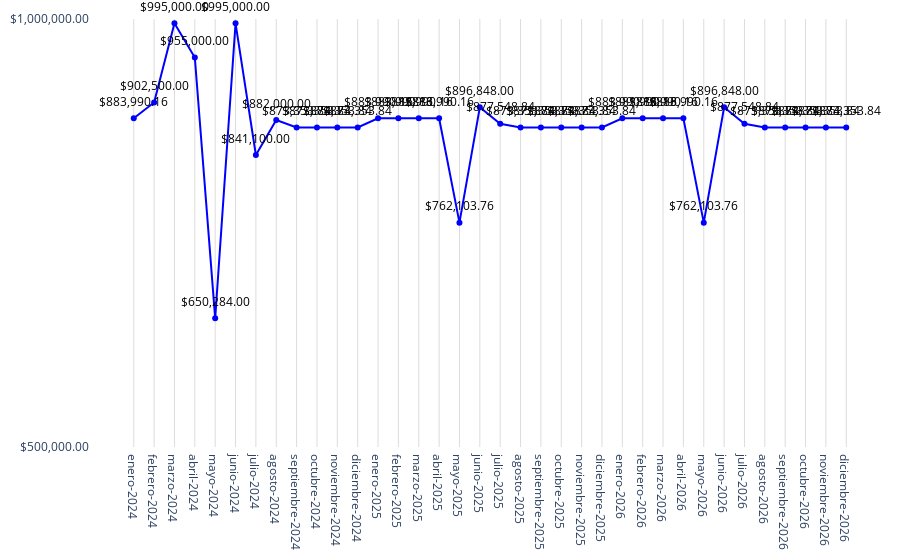

The notebook cell this image was saved under:
### Code cell
# Datos
año = total_todos_pachuca['label']
promedio = total_todos_pachuca['montos']

fig = go.Figure()
fig.add_trace(go.Scatter(
    x=año,
    y=promedio,
    mode='markers+lines',
    marker=dict(color='blue'),
))
# Agregar anotaciones para mostrar los valores encima de los puntos
for a, p in zip(año, promedio):
    fig.add_annotation(
        x=a,
        y=p,
        text=f"${p:,.2f}",  # Formatear el valor del promedio como moneda
        showarrow=False,
        font=dict(color='black', size=12),
        xshift=0,
        yshift=17,
        textangle=0
    )
# Actualizar diseño
fig.update_layout(
    #title='Precio Media Anual',
    yaxis=dict(
        range=[500000, 1000000],  # Establecer el rango del eje y un poco antes del millón
        tickvals=[500000, 1000000,],  # Añadir la mitad entre 2000000 y 3000000
        ticktext=['$500,000.00','$1,000,000.00',],  # Añadir el texto para la marca de la mitad
        gridcolor='#dddcda',   # Color de las líneas de la cuadrícula
        gridwidth=1  # Ancho de las líneas de la cuadrícula
    ),margin=dict(l=10, r=10, t=10, b=10),  # Ajusta los márgenes (left, right, top, bottom)        
    xaxis=dict(
        gridcolor='#dddcda', 
        tickmode='array',
        tickvals=año,
        ticktext=año
    ),
    plot_bgcolor='rgba(0,0,0,0)'
)
# Exportar gráfica como archivo HTML
def guardar_grafico_como_html(fig, nombre_archivo, carpeta='assets/graficas'):
    # Crear la carpeta si no existe
    if not os.path.exists(carpeta):
        os.makedirs(carpeta)
    # Exportar la gráfica a un archivo HTML
    fig_html = fig.to_html()
    with open(os.path.join(carpeta, nombre_archivo + '.html'), 'w') as archivo:
        archivo.write(fig_html)
guardar_grafico_como_html(fig, 'g_scatt_precio_medianual', carpeta='assets/graficas')
fig.show()

### Figure 1 — Plotly figure (JSON) as saved in the notebook; plotly's stock layout.template omitted (floating-point values rounded to 4 significant figures)
{"data": [{"marker": {"color": "blue"}, "mode": "markers+lines", "type": "scatter", "x": ["enero-2024", "febrero-2024", "marzo-2024", "abril-2024", "mayo-2024", "junio-2024", "julio-2024", "agosto-2024", "septiembre-2024", "octubre-2024", "noviembre-2024", "diciembre-2024", "enero-2025", "febrero-2025", "marzo-2025", "abril-2025", "mayo-2025", "junio-2025", "julio-2025", "agosto-2025", "septiembre-2025", "octubre-2025", "noviembre-2025", "diciembre-2025", "enero-2026", "febrero-2026", "marzo-2026", "abril-2026", "mayo-2026", "junio-2026", "julio-2026", "agosto-2026", "septiembre-2026", "octubre-2026", "noviembre-2026", "diciembre-2026"], "y": [884000.0, 902500, 995000, 955000, 650284, 995000, 841100, 882000, 873400.0, 873400.0, 873400.0, 873400.0, 884000.0, 884000.0, 884000.0, 884000.0, 762100.0, 896848, 877500.0, 873400.0, 873400.0, 873400.0, 873400.0, 873400.0, 884000.0, 884000.0, 884000.0, 884000.0, 762100.0, 896848, 877500.0, 873400.0, 873400.0, 873400.0, 873400.0, 873400.0]}], "layout": {"annotations": [{"font": {"color": "black", "size": 12}, "showarrow": false, "text": "$883,990.16", "textangle": 0, "x": "enero-2024", "xshift": 0, "y": 884000.0, "yshift": 17}, {"font": {"color": "black", "size": 12}, "showarrow": false, "text": "$902,500.00", "textangle": 0, "x": "febrero-2024", "xshift": 0, "y": 902500, "yshift": 17}, {"font": {"color": "black", "size": 12}, "showarrow": false, "text": "$995,000.00", "textangle": 0, "x": "marzo-2024", "xshift": 0, "y": 995000, "yshift": 17}, {"font": {"color": "black", "size": 12}, "showarrow": false, "text": "$955,000.00", "textangle": 0, "x": "abril-2024", "xshift": 0, "y": 955000, "yshift": 17}, {"font": {"color": "black", "size": 12}, "showarrow": false, "text": "$650,284.00", "textangle": 0, "x": "mayo-2024", "xshift": 0, "y": 650284, "yshift": 17}, {"font": {"color": "black", "size": 12}, "showarrow": false, "text": "$995,000.00", "textangle": 0, "x": "junio-2024", "xshift": 0, "y": 995000, "yshift": 17}, {"font": {"color": "black", "size": 12}, "showarrow": false, "text": "$841,100.00", "textangle": 0, "x": "julio-2024", "xshift": 0, "y": 841100, "yshift": 17}, {"font": {"color": "black", "size": 12}, "showarrow": false, "text": "$882,000.00", "textangle": 0, "x": "agosto-2024", "xshift": 0, "y": 882000, "yshift": 17}, {"font": {"color": "black", "size": 12}, "showarrow": false, "text": "$873,353.84", "textangle": 0, "x": "septiembre-2024", "xshift": 0, "y": 873400.0, "yshift": 17}, {"font": {"color": "black", "size": 12}, "showarrow": false, "text": "$873,353.84", "textangle": 0, "x": "octubre-2024", "xshift": 0, "y": 873400.0, "yshift": 17}, {"font": {"color": "black", "size": 12}, "showarrow": false, "text": "$873,353.84", "textangle": 0, "x": "noviembre-2024", "xshift": 0, "y": 873400.0, "yshift": 17}, {"font": {"color": "black", "size": 12}, "showarrow": false, "text": "$873,353.84", "textangle": 0, "x": "diciembre-2024", "xshift": 0, "y": 873400.0, "yshift": 17}, {"font": {"color": "black", "size": 12}, "showarrow": false, "text": "$883,990.16", "textangle": 0, "x": "enero-2025", "xshift": 0, "y": 884000.0, "yshift": 17}, {"font": {"color": "black", "size": 12}, "showarrow": false, "text": "$883,990.16", "textangle": 0, "x": "febrero-2025", "xshift": 0, "y": 884000.0, "yshift": 17}, {"font": {"color": "black", "size": 12}, "showarrow": false, "text": "$883,990.16", "textangle": 0, "x": "marzo-2025", "xshift": 0, "y": 884000.0, "yshift": 17}, {"font": {"color": "black", "size": 12}, "showarrow": false, "text": "$883,990.16", "textangle": 0, "x": "abril-2025", "xshift": 0, "y": 884000.0, "yshift": 17}, {"font": {"color": "black", "size": 12}, "showarrow": false, "text": "$762,103.76", "textangle": 0, "x": "mayo-2025", "xshift": 0, "y": 762100.0, "yshift": 17}, {"font": {"color": "black", "size": 12}, "showarrow": false, "text": "$896,848.00", "textangle": 0, "x": "junio-2025", "xshift": 0, "y": 896848, "yshift": 17}, {"font": {"color": "black", "size": 12}, "showarrow": false, "text": "$877,548.84", "textangle": 0, "x": "julio-2025", "xshift": 0, "y": 877500.0, "yshift": 17}, {"font": {"color": "black", "size": 12}, "showarrow": false, "text": "$873,353.84", "textangle": 0, "x": "agosto-2025", "xshift": 0, "y": 873400.0, "yshift": 17}, {"font": {"color": "black", "size": 12}, "showarrow": false, "text": "$873,353.84", "textangle": 0, "x": "septiembre-2025", "xshift": 0, "y": 873400.0, "yshift": 17}, {"font": {"color": "black", "size": 12}, "showarrow": false, "text": "$873,353.84", "textangle": 0, "x": "octubre-2025", "xshift": 0, "y": 873400.0, "yshift": 17}, {"font": {"color": "black", "size": 12}, "showarrow": false, "text": "$873,353.84", "textangle": 0, "x": "noviembre-2025", "xshift": 0, "y": 873400.0, "yshift": 17}, {"font": {"color": "black", "size": 12}, "showarrow": false, "text": "$873,353.84", "textangle": 0, "x": "diciembre-2025", "xshift": 0, "y": 873400.0, "yshift": 17}, {"font": {"color": "black", "size": 12}, "showarrow": false, "text": "$883,990.16", "textangle": 0, "x": "enero-2026", "xshift": 0, "y": 884000.0, "yshift": 17}, {"font": {"color": "black", "size": 12}, "showarrow": false, "text": "$883,990.16", "textangle": 0, "x": "febrero-2026", "xshift": 0, "y": 884000.0, "yshift": 17}, {"font": {"color": "black", "size": 12}, "showarrow": false, "text": "$883,990.16", "textangle": 0, "x": "marzo-2026", "xshift": 0, "y": 884000.0, "yshift": 17}, {"font": {"color": "black", "size": 12}, "showarrow": false, "text": "$883,990.16", "textangle": 0, "x": "abril-2026", "xshift": 0, "y": 884000.0, "yshift": 17}, {"font": {"color": "black", "size": 12}, "showarrow": false, "text": "$762,103.76", "textangle": 0, "x": "mayo-2026", "xshift": 0, "y": 762100.0, "yshift": 17}, {"font": {"color": "black", "size": 12}, "showarrow": false, "text": "$896,848.00", "textangle": 0, "x": "junio-2026", "xshift": 0, "y": 896848, "yshift": 17}, {"font": {"color": "black", "size": 12}, "showarrow": false, "text": "$877,548.84", "textangle": 0, "x": "julio-2026", "xshift": 0, "y": 877500.0, "yshift": 17}, {"font": {"color": "black", "size": 12}, "showarrow": false, "text": "$873,353.84", "textangle": 0, "x": "agosto-2026", "xshift": 0, "y": 873400.0, "yshift": 17}, {"font": {"color": "black", "size": 12}, "showarrow": false, "text": "$873,353.84", "textangle": 0, "x": "septiembre-2026", "xshift": 0, "y": 873400.0, "yshift": 17}, {"font": {"color": "black", "size": 12}, "showarrow": false, "text": "$873,353.84", "textangle": 0, "x": "octubre-2026", "xshift": 0, "y": 873400.0, "yshift": 17}, {"font": {"color": "black", "size": 12}, "showarrow": false, "text": "$873,353.84", "textangle": 0, "x": "noviembre-2026", "xshift": 0, "y": 873400.0, "yshift": 17}, {"font": {"color": "black", "size": 12}, "showarrow": false, "text": "$873,353.84", "textangle": 0, "x": "diciembre-2026", "xshift": 0, "y": 873400.0, "yshift": 17}], "margin": {"b": 10, "l": 10, "r": 10, "t": 10}, "plot_bgcolor": "rgba(0,0,0,0)", "xaxis": {"gridcolor": "#dddcda", "tickmode": "array", "ticktext": ["enero-2024", "febrero-2024", "marzo-2024", "abril-2024", "mayo-2024", "junio-2024", "julio-2024", "agosto-2024", "septiembre-2024", "octubre-2024", "noviembre-2024", "diciembre-2024", "enero-2025", "febrero-2025", "marzo-2025", "abril-2025", "mayo-2025", "junio-2025", "julio-2025", "agosto-2025", "septiembre-2025", "octubre-2025", "noviembre-2025", "diciembre-2025", "enero-2026", "febrero-2026", "marzo-2026", "abril-2026", "mayo-2026", "junio-2026", "julio-2026", "agosto-2026", "septiembre-2026", "octubre-2026", "noviembre-2026", "diciembre-2026"], "tickvals": ["enero-2024", "febrero-2024", "marzo-2024", "abril-2024", "mayo-2024", "junio-2024", "julio-2024", "agosto-2024", "septiembre-2024", "octubre-2024", "noviembre-2024", "diciembre-2024", "enero-2025", "febrero-2025", "marzo-2025", "abril-2025", "mayo-2025", "junio-2025", "julio-2025", "agosto-2025", "septiembre-2025", "octubre-2025", "noviembre-2025", "diciembre-2025", "enero-2026", "febrero-2026", "marzo-2026", "abril-2026", "mayo-2026", "junio-2026", "julio-2026", "agosto-2026", "septiembre-2026", "octubre-2026", "noviembre-2026", "diciembre-2026"]}, "yaxis": {"gridcolor": "#dddcda", "gridwidth": 1, "range": [500000, 1000000], "ticktext": ["$500,000.00", "$1,000,000.00"], "tickvals": [500000, 1000000]}}}
